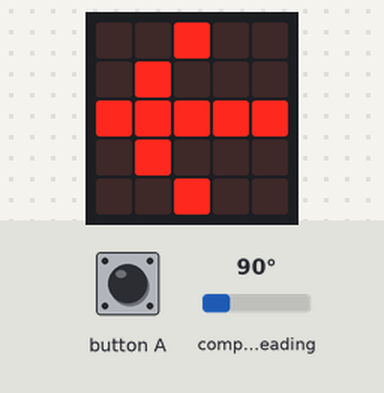
Simulated run of this program. Board: BBC micro:bit (MakeCode). Parts: the board's 5×5 LED display. The inputs (shaded band) are chosen by the test bench; at power-on: compass heading 90°. The 48×5 strip is a reading aid, not a part: it shows the text the display is scrolling, unrolled, one strip-width of it at a time; the compass is already calibrated.

Above: at 8.1 s.
8.2 s: compass heading set to 7°
At 9.2 s:
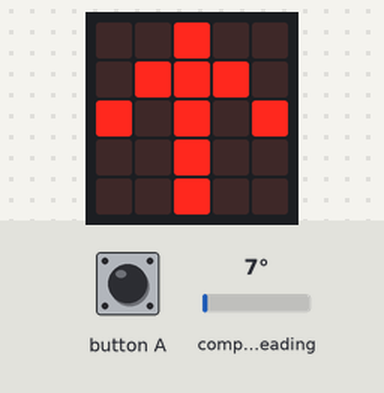
10.8 s: button A pressed for 0.15 s
At 11.42 s:
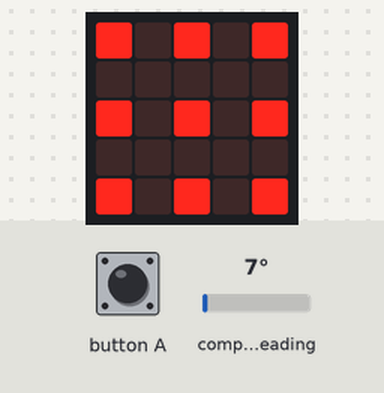
11.5 s: compass heading set to 180°
At 12.7 s:
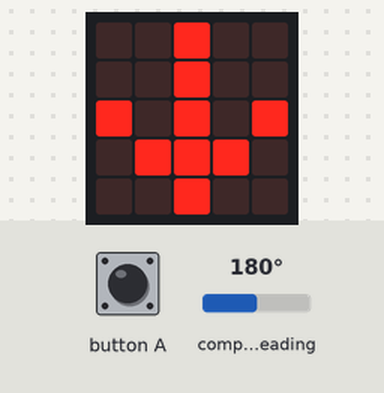
14.8 s: compass heading set to 269°
At 15.8 s:
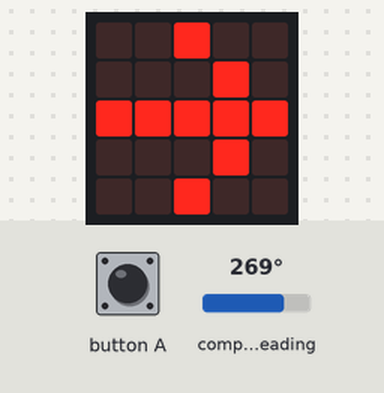
18.1 s: compass heading set to 231°
At 18.9 s:
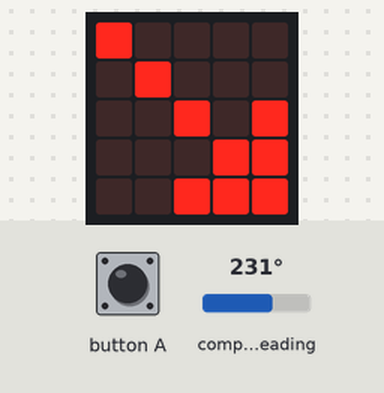
21.4 s: compass heading set to 90°
At 22.0 s:
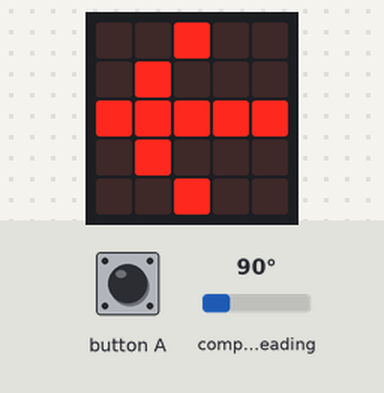

Measured:
- after the input at 8.2 s, the display: first differs from a run without the input after 0.56 s (image 1)
- after the input at 10.8 s, the display: changes after 0.42 s (image 2)
- after the input at 11.5 s, the display: first differs from a run without the input after 0.74 s (image 3)
- after the input at 14.8 s, the display: first differs from a run without the input after 0.54 s (image 4)
- after the input at 18.1 s, the display: first differs from a run without the input after 0.34 s (image 5)
- after the input at 21.4 s, the display: first differs from a run without the input after 0.15 s (image 6)
- what the display in image 0 shows lasts 0.6 s, from 7.5 s to 8.1 s

The program:

main.ts
```typescript
input.onButtonPressed(Button.A, function () {
    input.calibrateCompass()
    basic.showLeds(`
        # . # . #
        . . . . .
        # . # . #
        . . . . .
        # . # . #
        `)
    basic.pause(200)
    basic.clearScreen()
})
let richtung = 0
basic.showLeds(`
    # # # # #
    # . . . #
    # . # . #
    # . . . #
    # # # # #
    `)
basic.pause(200)
basic.showString("Hello!")
basic.clearScreen()
basic.forever(function () {
    richtung = input.compassHeading()
    if (richtung < 190 && richtung > 170) {
        basic.showArrow(ArrowNames.South)
    } else {
        if (richtung < 235 && richtung > 215) {
            basic.showArrow(ArrowNames.SouthEast)
        } else {
            if (richtung < 145 && richtung > 125) {
                basic.showArrow(ArrowNames.SouthWest)
            } else {
                if (richtung < 100 && richtung > 80) {
                    basic.showArrow(ArrowNames.West)
                } else {
                    if (richtung < 280 && richtung > 260) {
                        basic.showArrow(ArrowNames.East)
                    } else {
                        if (richtung < 10 || richtung > 350) {
                            basic.showArrow(ArrowNames.North)
                        } else {
                            if (richtung < 55 && richtung > 35) {
                                basic.showArrow(ArrowNames.NorthWest)
                            } else {
                                if (richtung < 325 && richtung > 305) {
                                    basic.showArrow(ArrowNames.NorthEast)
                                } else {
                                    basic.pause(10)
                                }
                            }
                        }
                    }
                }
            }
        }
    }
    basic.clearScreen()
})
```

test.ts
```typescript
// Hier kann man Tests durchführen; diese Datei wird nicht kompiliert, wenn dieses Paket als Erweiterung verwendet wird.
```
